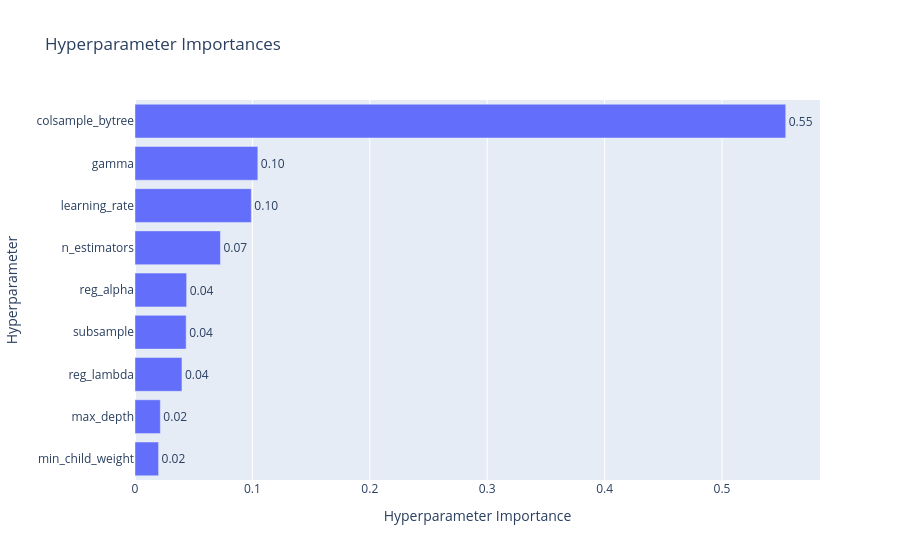

Write notebook code for a chart like this one.
### Code cell
optuna.visualization.plot_param_importances(study_binary)

### Figure 1 — Plotly figure (JSON) as saved in the notebook; plotly's stock layout.template omitted (floating-point values rounded to 4 significant figures)
{"data": [{"cliponaxis": false, "hovertemplate": ["min_child_weight (IntDistribution): 0.02007907276504453<extra></extra>", "max_depth (IntDistribution): 0.021572730934211335<extra></extra>", "reg_lambda (FloatDistribution): 0.03999190744827406<extra></extra>", "subsample (FloatDistribution): 0.043584206958358976<extra></extra>", "reg_alpha (FloatDistribution): 0.04398543803887485<extra></extra>", "n_estimators (IntDistribution): 0.07276508431824441<extra></extra>", "learning_rate (FloatDistribution): 0.0990866285470821<extra></extra>", "gamma (FloatDistribution): 0.10462740997782578<extra></extra>", "colsample_bytree (FloatDistribution): 0.5543075210120838<extra></extra>"], "name": "Objective Value", "orientation": "h", "text": ["0.02", "0.02", "0.04", "0.04", "0.04", "0.07", "0.10", "0.10", "0.55"], "textposition": "outside", "type": "bar", "x": [0.02008, 0.02157, 0.03999, 0.04358, 0.04399, 0.07277, 0.09909, 0.1046, 0.5543], "y": ["min_child_weight", "max_depth", "reg_lambda", "subsample", "reg_alpha", "n_estimators", "learning_rate", "gamma", "colsample_bytree"]}], "layout": {"title": {"text": "Hyperparameter Importances"}, "xaxis": {"title": {"text": "Hyperparameter Importance"}}, "yaxis": {"title": {"text": "Hyperparameter"}}}}
